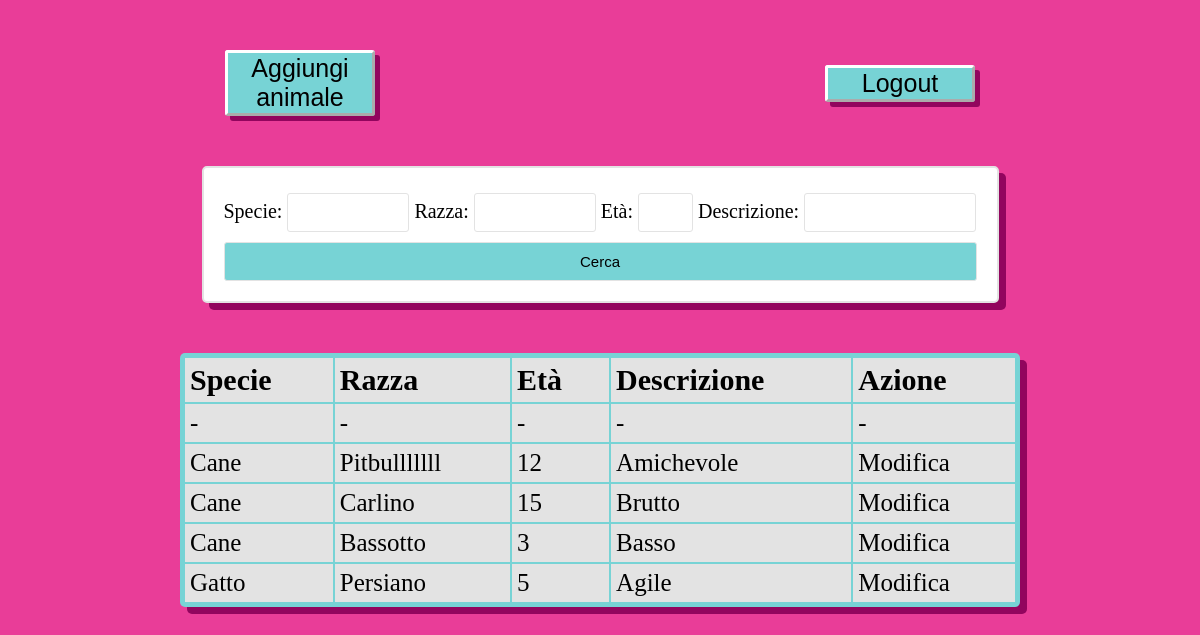
Before: /lista_animaliAmministratore/ with the older database file.
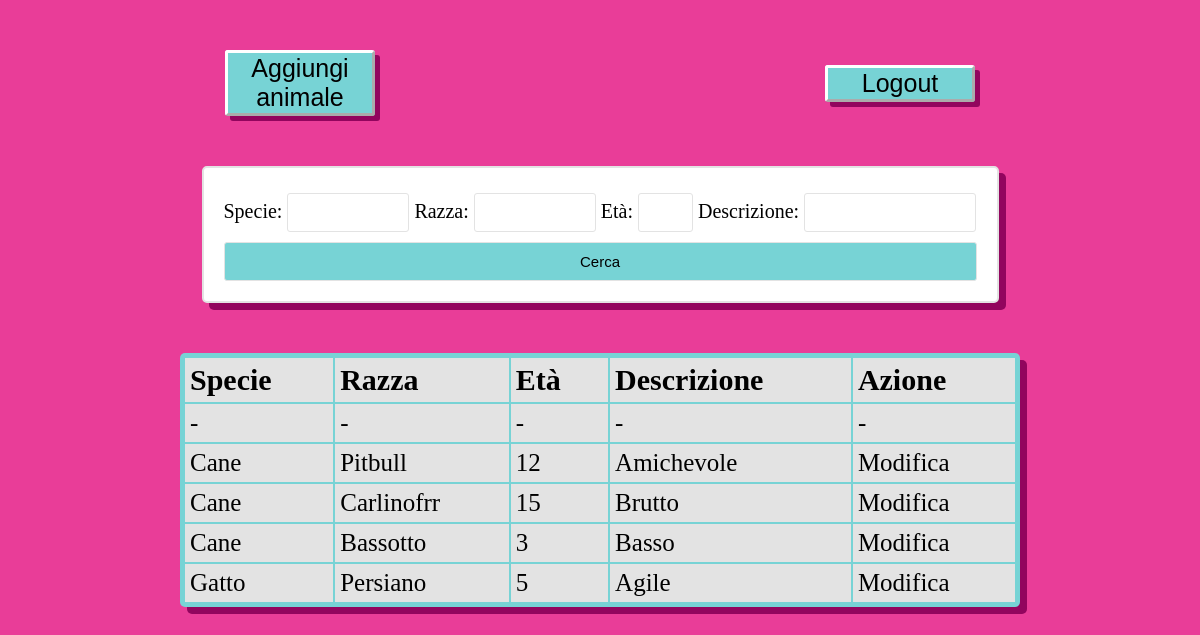
After: the same page with the newer database file.
### adozione/models.py (models this page shows, shortened)
class Animale(models.Model):
    ID_animale = models.AutoField(primary_key=True)
    specie = models.CharField(max_length=100)
    razza = models.CharField(max_length=50)
    età = models.IntegerField(default=0)
    descrizione = models.CharField(max_length=400)

### adozione/views.py (the view)
# urls.py: path('lista_animaliAmministratore/', views.lista_animaliAmministratore, name = 'lista_animaliAmministratore'),
def lista_animaliAmministratore(request):
    animali = Animale.objects.all()
    myFilter = AnimalFilter(request.GET, queryset=animali)
    animali = myFilter.qs
    context = {'animali': animali, 'myFilter': myFilter}
    return render(request, "lista_animaliAmministratore.html", context)

### adozione/templates/lista_animaliAmministratore.html (shortened to what this page needs)
{% load static %}
<!DOCTYPE html>
<html>
    <head>
        <link rel="stylesheet" type="text/css" href="{% static 'styles.css' %}">
    </head>
    <body>
        <div class="navbar">
            <a class="button_link" href="{% url 'aggiungiAnimale' %}">
                <button class="pulsante" >Aggiungi animale</button>
            </a>
            <a class="button_link" href="{% url 'logout' %}">
                <button class="pulsante" >Logout</button>
            </a>
        </div>
        <form id= "form_ricerca" method="get">
            {{myFilter.form}}
            <button class="btn btn-primary" type="submit"> Cerca </button>
        </form>
        <table>
            <thead>
                <th>Specie</th>
                <th>Razza</th>
                <th>Età</th>
                <th>Descrizione</th>
                <th>Azione</th>
            </thead>
            <tbody>
                <tr>
                    <td>-</td>
                    <td>-</td>
                    <td>-</td>
                    <td>-</td>
                    <td>-</td>
                </tr>
                {% for animal in animali %}
                <tr>
                    <td>{{ animal.specie }}</td>
                    <td>{{ animal.razza }}</td>
                    <td>{{ animal.età }}</td>
                    <td>{{ animal.descrizione }}</td>
                    <td>
                        <a href="{% url 'modifica_animale' animal.ID_animale %}" class="pulsante pulsante_tabella">Modifica</a>
                    </td>
                    </tr>
                {% endfor %}
            </tbody>
        </table>
    </body>
</html>

Changed rows visible on the page:
changed Animale "Amichevole": razza "Pitbulllllll" → "Pitbull"
changed Animale "Brutto": razza "Carlino" → "Carlinofrr"
